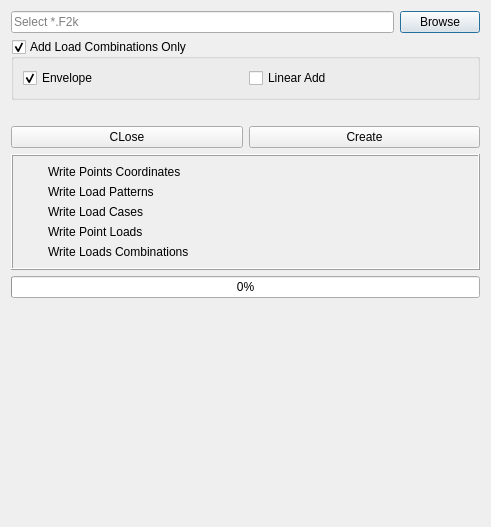
<?xml version="1.0" encoding="UTF-8"?>
<ui version="4.0">
 <class>Dialog</class>
 <widget class="QDialog" name="Dialog">
  <property name="geometry">
   <rect>
    <x>0</x>
    <y>0</y>
    <width>491</width>
    <height>527</height>
   </rect>
  </property>
  <property name="windowTitle">
   <string>Explode Seismic Load Patterns</string>
  </property>
  <layout class="QVBoxLayout" name="verticalLayout">
   <item>
    <layout class="QHBoxLayout" name="horizontalLayout">
     <item>
      <widget class="QLineEdit" name="filename">
       <property name="inputMask">
        <string/>
       </property>
       <property name="text">
        <string/>
       </property>
       <property name="placeholderText">
        <string>Select *.F2k </string>
       </property>
      </widget>
     </item>
     <item>
      <widget class="QPushButton" name="browse">
       <property name="text">
        <string>Browse</string>
       </property>
      </widget>
     </item>
    </layout>
   </item>
   <item>
    <widget class="QGroupBox" name="load_combinations">
     <property name="title">
      <string>Add Load Combinations Only</string>
     </property>
     <property name="checkable">
      <bool>true</bool>
     </property>
     <property name="checked">
      <bool>true</bool>
     </property>
     <layout class="QHBoxLayout" name="horizontalLayout_2">
      <item>
       <widget class="QCheckBox" name="envelope">
        <property name="text">
         <string>Envelope</string>
        </property>
        <property name="checked">
         <bool>true</bool>
        </property>
       </widget>
      </item>
      <item>
       <widget class="QCheckBox" name="linear_add">
        <property name="text">
         <string>Linear Add</string>
        </property>
       </widget>
      </item>
     </layout>
    </widget>
   </item>
   <item>
    <widget class="QLabel" name="result_label">
     <property name="text">
      <string/>
     </property>
    </widget>
   </item>
   <item>
    <layout class="QHBoxLayout" name="horizontalLayout_3">
     <item>
      <widget class="QPushButton" name="close_button">
       <property name="text">
        <string>CLose</string>
       </property>
      </widget>
     </item>
     <item>
      <widget class="QPushButton" name="start_button">
       <property name="text">
        <string>Create</string>
       </property>
      </widget>
     </item>
    </layout>
   </item>
   <item>
    <widget class="QFrame" name="frame_3">
     <property name="frameShape">
      <enum>QFrame::Box</enum>
     </property>
     <property name="frameShadow">
      <enum>QFrame::Raised</enum>
     </property>
     <layout class="QGridLayout" name="gridLayout">
      <item row="6" column="1">
       <widget class="QLabel" name="label_15">
        <property name="text">
         <string>Write Loads Combinations</string>
        </property>
       </widget>
      </item>
      <item row="6" column="0">
       <widget class="QLabel" name="five">
        <property name="maximumSize">
         <size>
          <width>20</width>
          <height>20</height>
         </size>
        </property>
        <property name="font">
         <font>
          <pointsize>8</pointsize>
         </font>
        </property>
        <property name="text">
         <string/>
        </property>
        <property name="pixmap">
         <pixmap resource="../osafe_py_widgets/resource.qrc">:/safe/osafe_images/cancel.png</pixmap>
        </property>
        <property name="scaledContents">
         <bool>true</bool>
        </property>
       </widget>
      </item>
      <item row="3" column="0">
       <widget class="QLabel" name="three">
        <property name="maximumSize">
         <size>
          <width>20</width>
          <height>20</height>
         </size>
        </property>
        <property name="font">
         <font>
          <pointsize>8</pointsize>
         </font>
        </property>
        <property name="text">
         <string/>
        </property>
        <property name="pixmap">
         <pixmap resource="../osafe_py_widgets/resource.qrc">:/safe/osafe_images/cancel.png</pixmap>
        </property>
        <property name="scaledContents">
         <bool>true</bool>
        </property>
       </widget>
      </item>
      <item row="4" column="0">
       <widget class="QLabel" name="four">
        <property name="maximumSize">
         <size>
          <width>20</width>
          <height>20</height>
         </size>
        </property>
        <property name="font">
         <font>
          <pointsize>8</pointsize>
         </font>
        </property>
        <property name="text">
         <string/>
        </property>
        <property name="pixmap">
         <pixmap resource="../osafe_py_widgets/resource.qrc">:/safe/osafe_images/cancel.png</pixmap>
        </property>
        <property name="scaledContents">
         <bool>true</bool>
        </property>
       </widget>
      </item>
      <item row="4" column="1">
       <widget class="QLabel" name="label_13">
        <property name="text">
         <string>Write Point Loads</string>
        </property>
       </widget>
      </item>
      <item row="3" column="1">
       <widget class="QLabel" name="label_12">
        <property name="text">
         <string>Write Load Cases</string>
        </property>
       </widget>
      </item>
      <item row="2" column="0">
       <widget class="QLabel" name="two">
        <property name="maximumSize">
         <size>
          <width>20</width>
          <height>20</height>
         </size>
        </property>
        <property name="font">
         <font>
          <pointsize>8</pointsize>
         </font>
        </property>
        <property name="text">
         <string/>
        </property>
        <property name="pixmap">
         <pixmap resource="../osafe_py_widgets/resource.qrc">:/safe/osafe_images/cancel.png</pixmap>
        </property>
        <property name="scaledContents">
         <bool>true</bool>
        </property>
       </widget>
      </item>
      <item row="1" column="1">
       <widget class="QLabel" name="label_14">
        <property name="text">
         <string>Write Points Coordinates</string>
        </property>
       </widget>
      </item>
      <item row="2" column="1">
       <widget class="QLabel" name="label_11">
        <property name="text">
         <string>Write Load Patterns</string>
        </property>
       </widget>
      </item>
      <item row="1" column="0">
       <widget class="QLabel" name="one">
        <property name="maximumSize">
         <size>
          <width>20</width>
          <height>20</height>
         </size>
        </property>
        <property name="font">
         <font>
          <pointsize>8</pointsize>
         </font>
        </property>
        <property name="text">
         <string/>
        </property>
        <property name="pixmap">
         <pixmap resource="../osafe_py_widgets/resource.qrc">:/safe/osafe_images/cancel.png</pixmap>
        </property>
        <property name="scaledContents">
         <bool>true</bool>
        </property>
       </widget>
      </item>
     </layout>
    </widget>
   </item>
   <item>
    <widget class="QProgressBar" name="progressbar">
     <property name="value">
      <number>0</number>
     </property>
    </widget>
   </item>
   <item>
    <spacer name="verticalSpacer">
     <property name="orientation">
      <enum>Qt::Vertical</enum>
     </property>
     <property name="sizeHint" stdset="0">
      <size>
       <width>20</width>
       <height>40</height>
      </size>
     </property>
    </spacer>
   </item>
  </layout>
 </widget>
 <resources>
  <include location="../osafe_py_widgets/resource.qrc"/>
  <include location="../osafe_py_widgets/resource.qrc"/>
 </resources>
 <connections/>
</ui>
